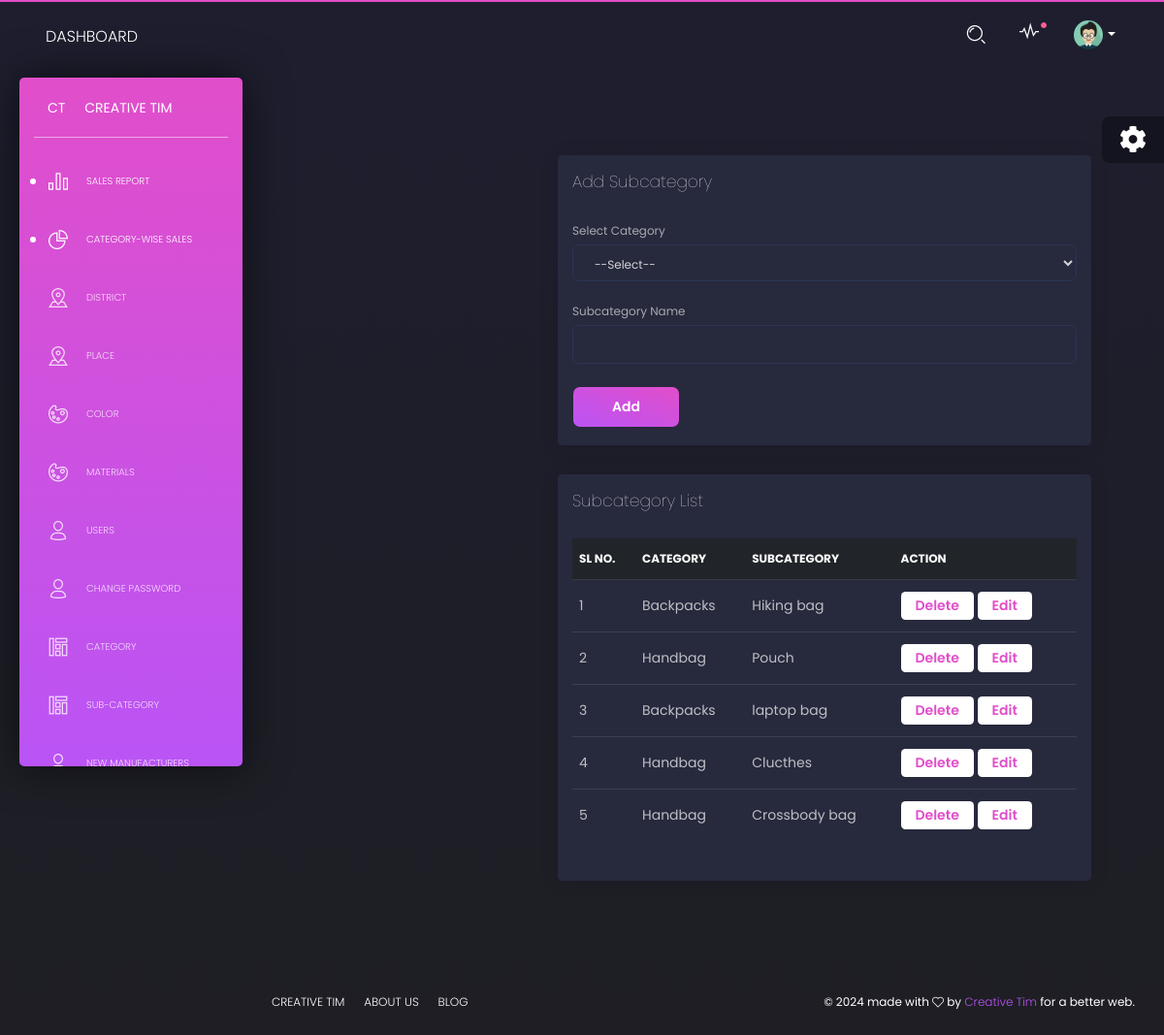
The page /PROJECT/Admin/subcategory.php on the database its author committed.
### tables this page shows
CREATE TABLE `tbl_subcategory` (
  `subcat_id` int(11) NOT NULL,
  `subcat_name` varchar(50) NOT NULL,
  `category_id` int(11) NOT NULL
);

CREATE TABLE `tbl_category` (
  `category_id` int(11) NOT NULL,
  `category_name` varchar(50) NOT NULL
);

### PROJECT/Admin/subcategory.php (the view, shortened to what this page needs)
<?php
include("../Assets/Connection/connection.php");
include("Head.php");
		?>
    <?php
$sname='';
?>
<!DOCTYPE html PUBLIC "-//W3C//DTD XHTML 1.0 Transitional//EN" "http://www.w3.org/TR/xhtml1/DTD/xhtml1-transitional.dtd">
<html xmlns="http://www.w3.org/1999/xhtml">
<head>
</head>
<body>
    <div class="content">
        <div class="container-fluid">
            <div class="row">
                <div class="col-md-12">
                    <div class="card">
                        <div class="card-header">
                            <h4 class="card-title">Add Subcategory</h4>
                        </div>
                        <div class="card-body">
                            <form id="form1" name="form1" method="post" action="Subcategory.php">
                                <div class="form-group">
                                    <label for="sel_cat">Select Category</label>
                                    <select required name="sel_cat" id="sel_cat" class="form-control">
                                        <option>--Select--</option>
                                    </select>
                                </div>
                                <div class="form-group">
                                    <label for="txt_subcat">Subcategory Name</label>
                                    <input type="text" required name="txt_subcat" id="txt_subcat" class="form-control" value="<?php echo htmlspecialchars($sname); ?>" />
                                </div>
                                <button type="submit" name="btn_add" id="btn_add" class="btn btn-primary">Add</button>
                            </form>
                        </div>
                    </div>
                </div>
                <div class="col-md-12">
                    <div class="card">
                        <div class="card-header">
                            <h4 class="card-title">Subcategory List</h4>
                        </div>
                        <div class="card-body">
                            <div class="table-responsive">
                                <table class="table">
                                    <thead class="thead-dark">
                                        <tr>
                                            <th>Sl No.</th>
                                            <th>Category</th>
                                            <th>Subcategory</th>
                                            <th>Action</th>
                                        </tr>
                                    </thead>
                                    <tbody>
                                        <?php
                                        $SelQry = "SELECT tbl_subcategory.*, tbl_category.category_name FROM tbl_subcategory
                                                   INNER JOIN tbl_category ON tbl_subcategory.category_id = tbl_category.category_id";
                                        $result = $Con->query($SelQry);
                                        $i = 0;
                                        while ($row = $result->fetch_assoc()) {
                                            $i++;
                                        ?>
                                        <tr>
                                            <td><?php echo $i; ?></td>
                                            <td><?php echo htmlspecialchars($row['category_name']); ?></td>
                                            <td><?php echo htmlspecialchars($row['subcat_name']); ?></td>
                                            <td>
                                                <a href="Subcategory.php?sid=<?php echo $row['subcat_id']; ?>" class="btn btn-neutral btn-sm">Delete</a>
                                                <a href="Subcategory.php?eid=<?php echo $row['subcat_id']; ?>" class="btn btn-neutral btn-sm">Edit</a>
                                            </td>
                                        </tr>
                                        <?php } ?>
                                    </tbody>
                                </table>
                            </div>
                        </div>
                    </div>
                </div>
            </div>
        </div>
    </div>
</body>
</html>
<?php
            include("Foot.php");
            ?>

### rows shown on the page
tbl_subcategory: category.category_name "Backpacks", subcat_name "Hiking bag"
tbl_subcategory: category.category_name "Handbag", subcat_name "Pouch"
tbl_subcategory: category.category_name "Backpacks", subcat_name "laptop bag"
tbl_subcategory: category.category_name "Handbag", subcat_name "Clucthes"
tbl_subcategory: category.category_name "Handbag", subcat_name "Crossbody bag"
